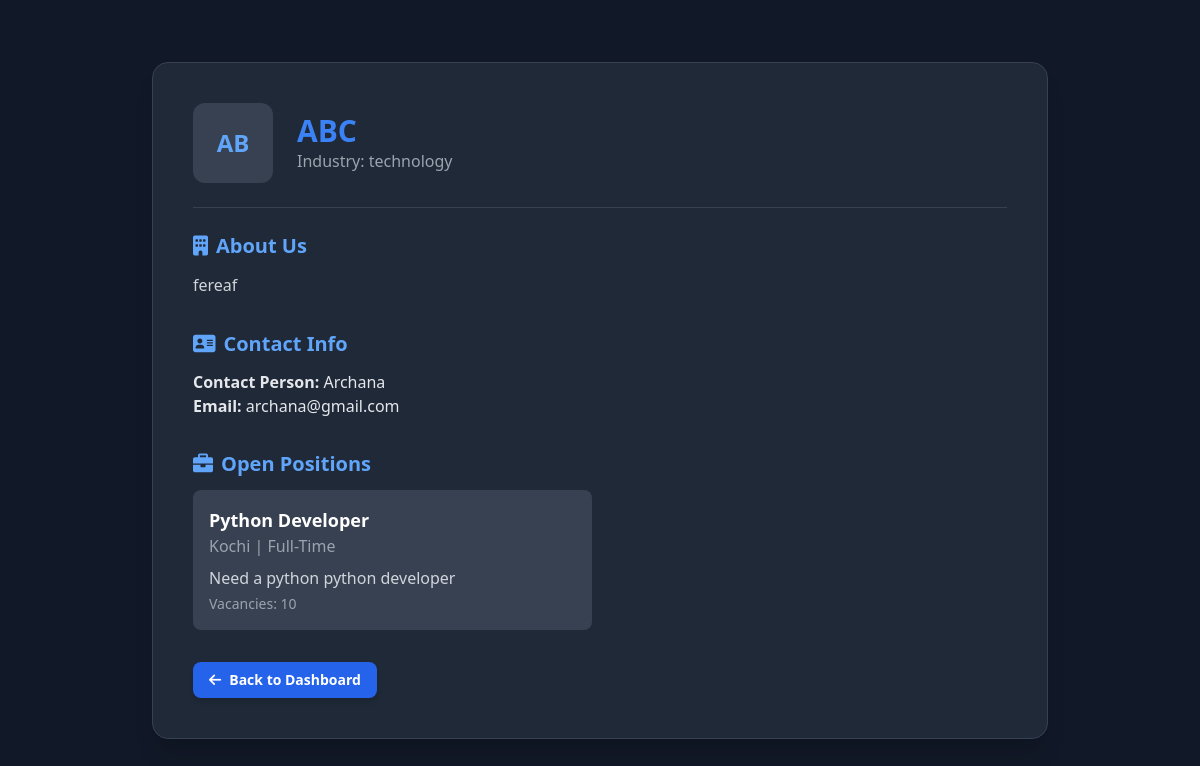
/employer/1/profile/, run on the app's committed database.
### JobNest/models.py (models this page shows, shortened)
class Employer(models.Model):
    username=models.CharField(max_length=50)
    email=models.EmailField(max_length=50)
    password=models.CharField(max_length=50)
    company_name = models.CharField(max_length=255)
    industry = models.CharField(max_length=100)
    company_description = models.TextField(blank=True, null=True)

class JobPost(models.Model):
    employer = models.ForeignKey(Employer, on_delete=models.CASCADE, related_name="jobs")
    title = models.CharField(max_length=255)
    description = models.TextField()
    location = models.CharField(max_length=255)
    vacancies = models.PositiveIntegerField(default=1)  # 🔹 number of open positions
    is_active = models.BooleanField(default=True)  # 🔹 auto-updated
    job_type = models.CharField(
        max_length=50,
        choices=[
            ("full-time", "Full Time"),
            ("part-time", "Part Time"),
            ("contract", "Contract"),
            ("internship", "Internship"),
            ("remote", "Remote"),
        ],
        default="full-time"
    )
    salary = models.DecimalField(max_digits=10, decimal_places=2, blank=True, null=True)
    posted_at = models.DateTimeField(auto_now_add=True)

### JobNest/views.py (the view)
# urls.py: path("employer/<int:employer_id>/profile/", views.employer_profile, name="employer_profile"),
def employer_profile(request, employer_id):
    employer = get_object_or_404(Employer, id=employer_id)
    jobs = JobPost.objects.filter(employer=employer, is_active=True).order_by("-posted_at")
    return render(request, "employerprofile.html", {
        "employer": employer,
        "jobs": jobs,
    })

### JobNest/Templates/employerprofile.html (shortened to what this page needs)
<!DOCTYPE html>
<html lang="en">
<head>
  <link href="https://cdn.jsdelivr.net/npm/tailwindcss@2.2.19/dist/tailwind.min.css" rel="stylesheet">
  <link rel="stylesheet" href="https://cdnjs.cloudflare.com/ajax/libs/font-awesome/6.0.0-beta3/css/all.min.css">
</head>
<body class="bg-gray-900 text-gray-200 antialiased font-sans">
<section class="min-h-screen flex items-center justify-center py-12 px-4 sm:px-6 lg:px-8">
  <div class="bg-gray-800 p-8 sm:p-10 rounded-2xl shadow-xl max-w-4xl w-full border border-gray-700">
    <div class="flex items-center space-x-6 border-b border-gray-700 pb-6 mb-6">
        <div class="w-20 h-20 rounded-xl bg-gray-700 flex items-center justify-center text-2xl font-bold text-blue-400">
  {{ employer.company_name|slice:":2"|upper }}
</div>
      <div>
        <h1 class="text-3xl font-extrabold text-blue-500">{{ employer.company_name }}</h1>
        <p class="text-gray-400">Industry: {{ employer.industry }}</p>
      </div>
    </div>
    <div class="mb-8">
      <h2 class="text-xl font-semibold text-blue-400 mb-3"><i class="fas fa-building mr-2"></i>About Us</h2>
      <p class="text-gray-300 leading-relaxed">{{ employer.company_description }}</p>
    </div>
    <div class="mb-8">
      <h2 class="text-xl font-semibold text-blue-400 mb-3"><i class="fas fa-address-card mr-2"></i>Contact Info</h2>
      <p><strong>Contact Person:</strong> {{ employer.username }}</p>
      <p><strong>Email:</strong> {{ employer.email }}</p>
    </div>
    <div class="mb-8">
      <h2 class="text-xl font-semibold text-blue-400 mb-3"><i class="fas fa-briefcase mr-2"></i>Open Positions</h2>
      {% if jobs %}
        <div class="grid md:grid-cols-2 gap-4">
          {% for job in jobs %}
          <div class="bg-gray-700 p-4 rounded-lg">
            <h3 class="text-lg font-semibold text-white">{{ job.title }}</h3>
            <p class="text-gray-400">{{ job.location }} | {{ job.job_type|title }}</p>
            <p class="text-gray-300 mt-2">{{ job.description|truncatewords:20 }}</p>
            <p class="text-gray-400 text-sm mt-1">Vacancies: {{ job.vacancies }}</p>
          </div>
          {% endfor %}
        </div>
      {% else %}
        <p class="text-gray-400">No active job postings yet.</p>
      {% endif %}
    </div>
    <a href="{% url 'employerdashboard' employer.id %}" class="inline-flex items-center space-x-2 bg-blue-600 text-white px-4 py-2 text-sm rounded-lg font-semibold shadow-md hover:bg-blue-700 transition duration-300 transform hover:-translate-y-1">
            <i class="fas fa-arrow-left"></i>
            <span>Back to Dashboard</span>
        </a>
  </div>
</section>
</body>
</html>

### data on the page
Employer: company_name "AB", company_name "ABC", industry "technology", company_description "fereaf", username "Archana", email "archana@gmail.com"
JobPost: title "Python Developer", location "Kochi", job_type "Full-Time", description "Need a python python developer", vacancies "10"
